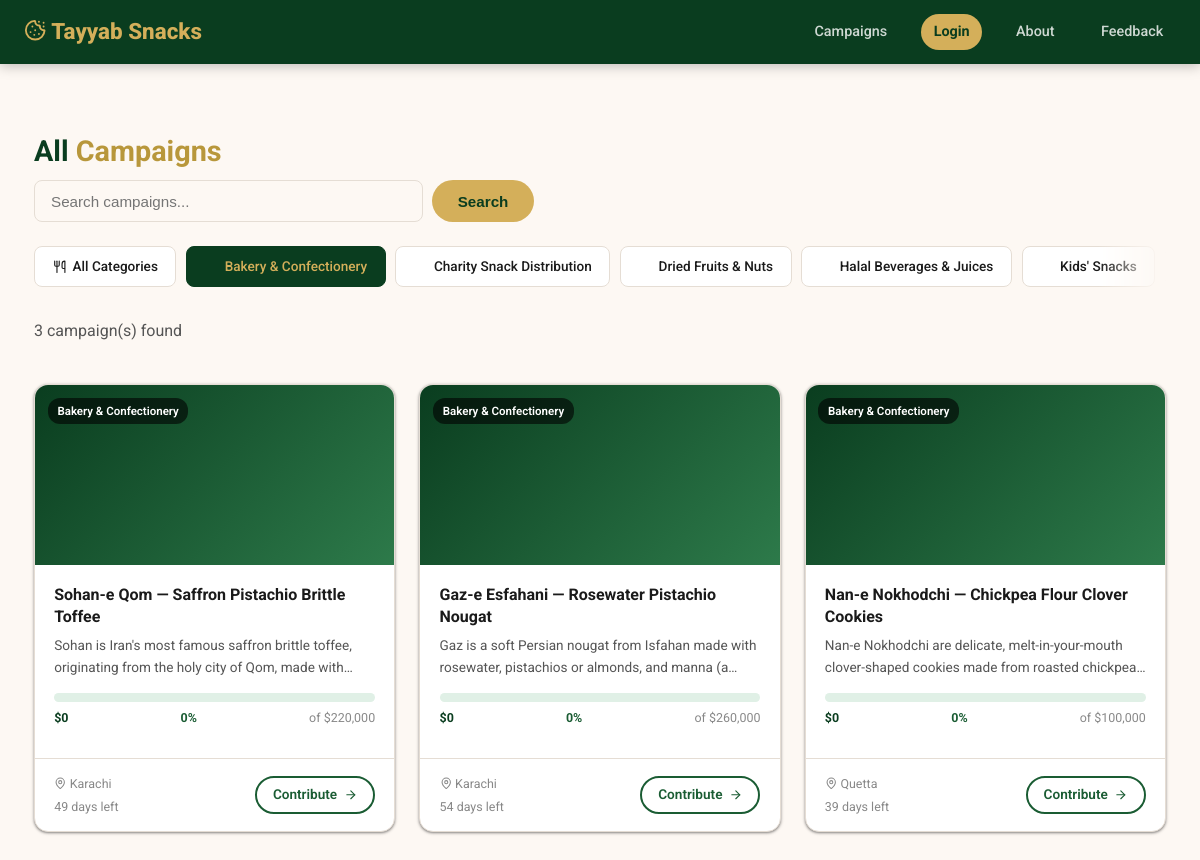
The page /campaigns.php?cat=2 on the database as committed earlier.
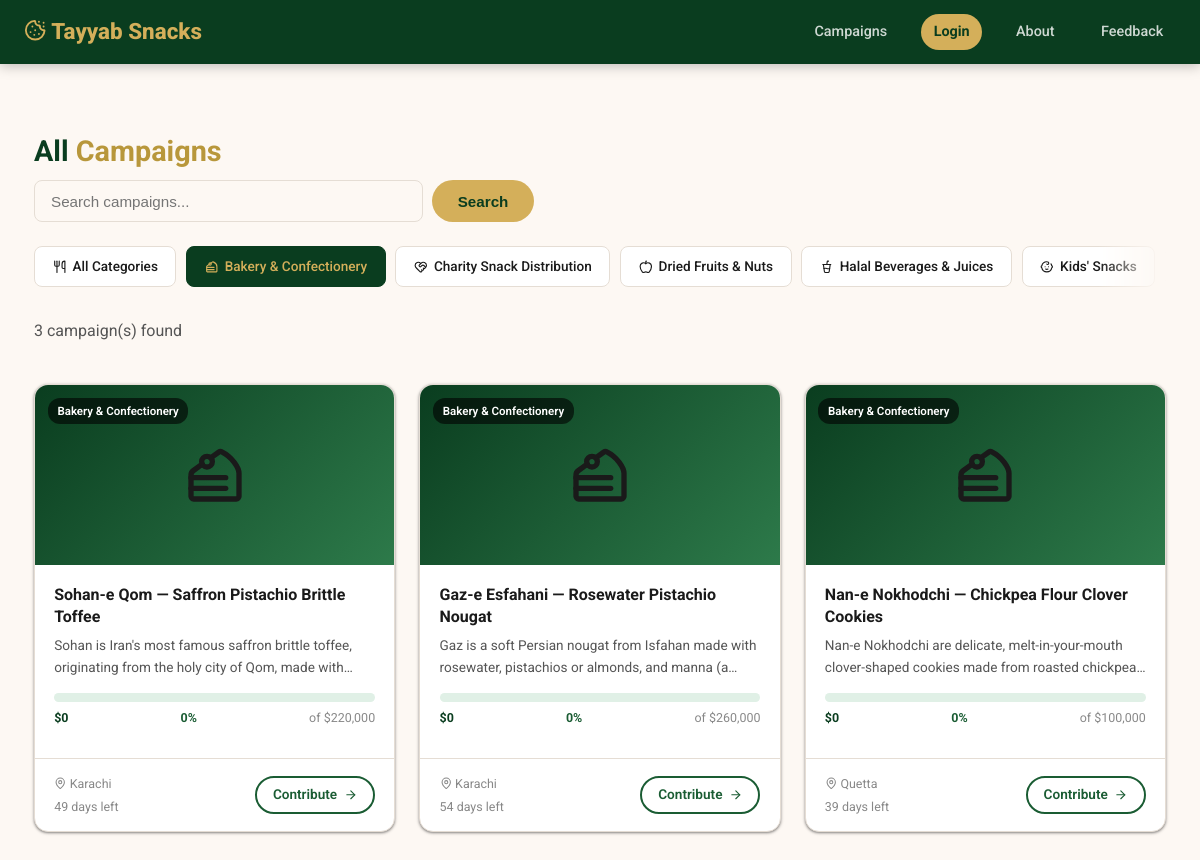
The same page on the database as committed later.
### tables this page shows
CREATE TABLE IF NOT EXISTS categories (
    id   INT UNSIGNED AUTO_INCREMENT PRIMARY KEY,
    name VARCHAR(100) NOT NULL,
    icon VARCHAR(30)
);

CREATE TABLE IF NOT EXISTS campaigns (
    id            INT UNSIGNED AUTO_INCREMENT PRIMARY KEY,
    user_id       INT UNSIGNED NOT NULL,
    category_id   INT UNSIGNED,
    title         VARCHAR(200) NOT NULL,
    description   TEXT NOT NULL,
    goal_amount   DECIMAL(12,2) NOT NULL,
    raised_amount DECIMAL(12,2) DEFAULT 0.00,
    city          VARCHAR(100),
    image_url     VARCHAR(500),
    deadline      DATE,
    status        ENUM('pending','active','funded','closed','rejected') DEFAULT 'pending',
    created_at    TIMESTAMP DEFAULT CURRENT_TIMESTAMP,
    updated_by    INT UNSIGNED NULL,
    updated_at    TIMESTAMP NULL,
    FOREIGN KEY (user_id)     REFERENCES users(id) ON DELETE CASCADE,
    FOREIGN KEY (category_id) REFERENCES categories(id) ON DELETE SET NULL,
    FOREIGN KEY (updated_by)  REFERENCES users(id) ON DELETE SET NULL,
    INDEX idx_status (status),
    INDEX idx_user (user_id)
);

### campaigns.php (the view, shortened to what this page needs)
<?php
require_once __DIR__ . '/db.php';
$user = auth();
$catId = (int) ($_GET['cat'] ?? 0);
$q = trim($_GET['q'] ?? '');
$categories = $pdo->query('SELECT * FROM categories ORDER BY name')->fetchAll();
$sql = "SELECT c.*, u.name AS creator_name, cat.name AS cat_name, cat.icon AS cat_icon
        FROM campaigns c
        JOIN users u ON u.id = c.user_id
        LEFT JOIN categories cat ON cat.id = c.category_id
        WHERE c.status = 'active'";
$params = [];
if ($catId > 0) { $sql .= ' AND c.category_id = ?'; $params[] = $catId; }
$sql .= ' ORDER BY c.created_at DESC';
$stmt = $pdo->prepare($sql);
$stmt->execute($params);
$campaigns = $stmt->fetchAll();
?>
<!DOCTYPE html>
<html lang="en">
<head>
<link rel="stylesheet" href="style.css">
</head>
<body>
<nav class="navbar">
    <a class="nav-brand" href="index.php"><i data-lucide="cookie" class="lucide-icon"></i> <?= e(SITE_NAME) ?></a>
    <div class="nav-links">
        <a href="campaigns.php">Campaigns</a>
        <?php if ($user): ?><span class="nav-user"><i data-lucide="user" class="lucide-icon"></i> <?= e($user['name']) ?></span><a href="submit.php">+ Start a Campaign</a><a href="dashboard.php">Dashboard</a><a href="logout.php" class="nav-btn">Logout</a>
        <?php else: ?><a href="login.php" class="nav-btn">Login</a><?php endif; ?>
        <a href="about.php">About</a>
        <a href="feedback.php">Feedback</a>
    </div>
</nav>
<div class="container section">
    <h2 class="section-title">All <span>Campaigns</span></h2>
    <form method="get" style="display:flex;gap:.6rem;margin-bottom:1.5rem;max-width:500px">
        <input type="text" name="q" class="form-control" placeholder="Search campaigns..." value="<?= e($q) ?>">
        <button type="submit" class="btn btn-primary">Search</button>
    </form>
    <div class="chip-row">
        <a href="campaigns.php" class="cat-chip <?= $catId === 0 ? 'active' : '' ?>"><i data-lucide="utensils" class="lucide-icon"></i> All Categories</a>
        <?php foreach ($categories as $c): ?>
            <a href="?cat=<?= (int) $c['id'] ?>" class="cat-chip <?= $catId === (int) $c['id'] ? 'active' : '' ?>"><?= catIcon($c['icon']) ?> <?= e($c['name']) ?></a>
        <?php endforeach; ?>
    </div>
    <p class="section-sub"><?= count($campaigns) ?> campaign(s) found</p>
    <?php if (!$campaigns): ?>
        <div class="empty-state"><div class="icon"><i data-lucide="inbox" class="lucide-icon"></i></div><h3>No campaigns found</h3></div>
    <?php else: ?>
    <div class="grid-3">
        <?php foreach ($campaigns as $c):
            $pct = progressPct((float) $c['raised_amount'], (float) $c['goal_amount']);
            $daysLeft = $c['deadline'] ? max(0, (int) ((strtotime($c['deadline']) - time()) / 86400)) : null;
        ?>
        <a href="campaign.php?id=<?= (int) $c['id'] ?>" class="campaign-card" style="text-decoration:none;color:inherit">
            <div class="campaign-img">
                <?php if ($c['image_url']): ?><img src="<?= e($c['image_url']) ?>" alt=""><?php else: ?><?= catIcon($c['cat_icon'] ?: 'cookie') ?><?php endif; ?>
                <?php if ($c['cat_name']): ?><span class="campaign-cat-badge"><?= e($c['cat_name']) ?></span><?php endif; ?>
            </div>
            <div class="campaign-body">
                <div class="campaign-title"><?= e($c['title']) ?></div>
                <div class="campaign-desc"><?= e($c['description']) ?></div>
                <div class="prog-wrap">
                    <div class="prog-bar"><div class="prog-fill" style="width:<?= $pct ?>%"></div></div>
                    <div class="prog-labels">
                        <span class="prog-raised">$<?= number_format((float) $c['raised_amount']) ?></span>
                        <span class="prog-pct"><?= $pct ?>%</span>
                        <span class="prog-goal">of $<?= number_format((float) $c['goal_amount']) ?></span>
                    </div>
                </div>
            </div>
            <div class="campaign-footer">
                <div class="campaign-meta">
                    <span><i data-lucide="map-pin" class="lucide-icon"></i> <?= e($c['city'] ?: 'N/A') ?></span>
                    <span><?= $daysLeft !== null ? $daysLeft . ' days left' : 'No deadline' ?></span>
                </div>
                <span class="btn btn-outline btn-sm">Contribute <i data-lucide="arrow-right" class="lucide-icon"></i></span>
            </div>
        </a>
        <?php endforeach; ?>
    </div>
    <?php endif; ?>
</div>
</body>
</html>

### db.php (shortened to what this page needs)
<?php
function e(string $s): string {
    return htmlspecialchars($s, ENT_QUOTES, 'UTF-8');
}
function auth(): ?array {
    if (!isset($_SESSION['user'])) {
        return null;
    }
    return $_SESSION['user'];
}
function catIcon(?string $iconName): string {
    return '<i data-lucide="' . e($iconName ?: 'package') . '" class="lucide-icon"></i>';
}
function progressPct(float $raised, float $goal): int {
    return (int) min(100, round($raised / $goal * 100));
}

Rows that differ between the two databases and show on the page:
changed categories "Bakery & Confectionery": icon "🍰" → "cake-slice" (drawn)
changed categories "Charity Snack Distribution": icon "❤️" → "heart-handshake" (drawn)
changed categories "Dried Fruits & Nuts": icon "🥜" → "apple" (drawn)
changed categories "Halal Beverages & Juices": icon "🧃" → "cup-soda" (drawn)
changed categories "Kids' Snacks": icon "🧒" → "baby" (drawn)
